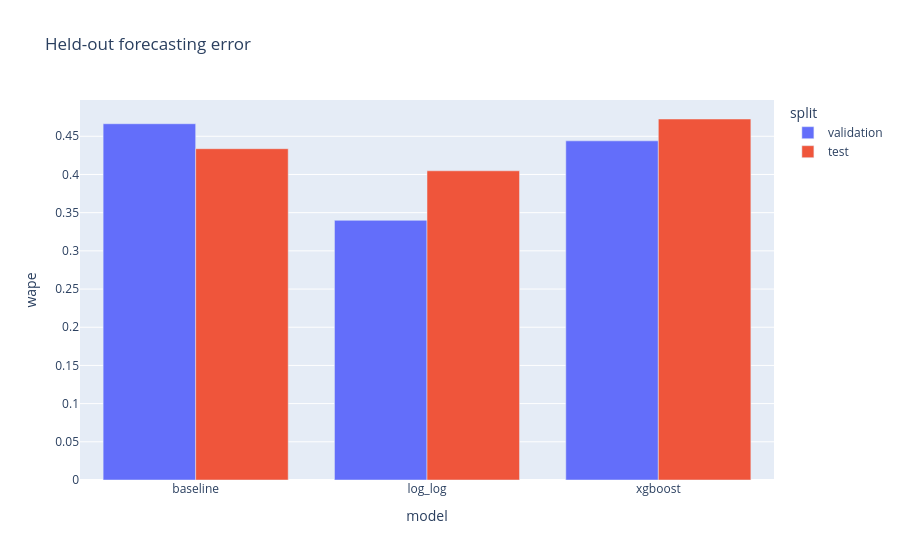

Notebook source saved alongside this figure:
### Markdown cell above
## Compare all models on common rows
MAE is in units. WAPE is scale-independent at the aggregate level. Positive bias means overprediction. The baseline updates from prior observed weeks, never current-week sales.

### Code cell
scores = [{"split": split, "model": name, **score} for split in ["validation", "test"] for name, score in summary["metrics"][split]["overall"].items()]
display(pd.DataFrame(scores))
px.bar(pd.DataFrame(scores), x="model", y="wape", color="split", barmode="group", title="Held-out forecasting error").show(renderer="plotly_mimetype")

### Figure 1 — Plotly figure (JSON) as saved in the notebook; plotly's stock layout.template omitted (floating-point values rounded to 4 significant figures)
{"data": [{"alignmentgroup": "True", "hovertemplate": "split=validation<br>model=%{x}<br>wape=%{y}<extra></extra>", "legendgroup": "validation", "marker": {"color": "#636efa", "pattern": {"shape": ""}}, "name": "validation", "offsetgroup": "validation", "orientation": "v", "showlegend": true, "textposition": "auto", "type": "bar", "x": ["baseline", "log_log", "xgboost"], "xaxis": "x", "y": [0.4664, 0.34, 0.444], "yaxis": "y"}, {"alignmentgroup": "True", "hovertemplate": "split=test<br>model=%{x}<br>wape=%{y}<extra></extra>", "legendgroup": "test", "marker": {"color": "#EF553B", "pattern": {"shape": ""}}, "name": "test", "offsetgroup": "test", "orientation": "v", "showlegend": true, "textposition": "auto", "type": "bar", "x": ["baseline", "log_log", "xgboost"], "xaxis": "x", "y": [0.4337, 0.4048, 0.4726], "yaxis": "y"}], "layout": {"barmode": "group", "legend": {"title": {"text": "split"}, "tracegroupgap": 0}, "title": {"text": "Held-out forecasting error"}, "xaxis": {"anchor": "y", "domain": [0.0, 1.0], "title": {"text": "model"}}, "yaxis": {"anchor": "x", "domain": [0.0, 1.0], "title": {"text": "wape"}}}}
